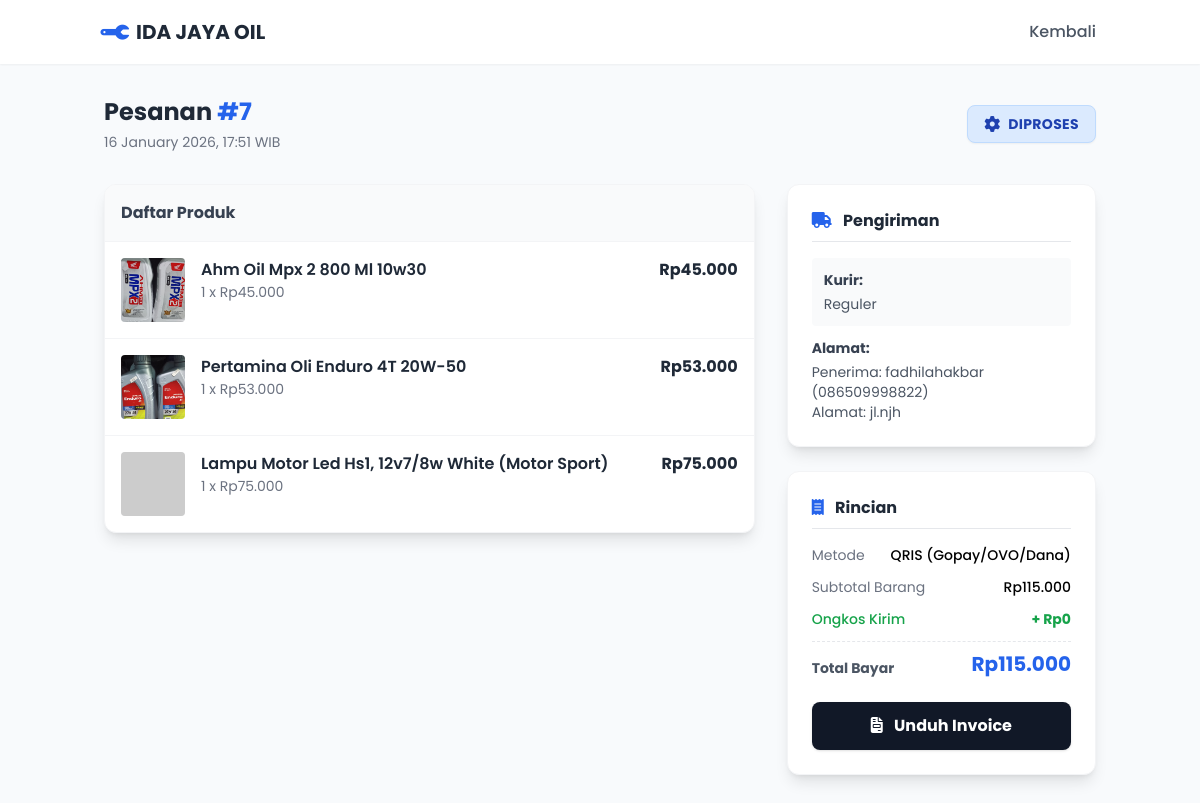
/detail_pesanan_user.php?id=7 (signed in), run on the app's committed database.
### tables this page shows
CREATE TABLE `pesanan` (
  `id_pesanan` int(11) NOT NULL,
  `id_user` int(11) NOT NULL,
  `tanggal_pesanan` datetime DEFAULT current_timestamp(),
  `total_harga` decimal(15,2) NOT NULL,
  `ongkos_kirim` decimal(15,2) DEFAULT NULL,
  `alamat_pengiriman` text NOT NULL,
  `jasa_pengiriman` varchar(50) DEFAULT NULL,
  `catatan` text DEFAULT NULL,
  `metode_pembayaran` varchar(50) NOT NULL,
  `status_pesanan` varchar(50) DEFAULT 'Menunggu Pembayaran',
  `bukti_pembayaran` varchar(255) DEFAULT NULL
);

CREATE TABLE `detail_pesanan` (
  `id` int(11) NOT NULL,
  `id_pesanan` int(11) NOT NULL,
  `id_produk` int(11) NOT NULL,
  `harga_satuan` decimal(15,2) NOT NULL,
  `kuantitas` int(11) NOT NULL,
  `subtotal` decimal(15,2) NOT NULL
);

CREATE TABLE `produk` (
  `id` int(11) NOT NULL,
  `nama` varchar(200) NOT NULL,
  `kategori` varchar(50) DEFAULT NULL,
  `deskripsi` text DEFAULT NULL,
  `harga` decimal(10,2) NOT NULL,
  `stok` int(11) NOT NULL DEFAULT 0,
  `gambar` varchar(255) DEFAULT 'default.jpg',
  `created_at` timestamp NOT NULL DEFAULT current_timestamp()
);

### detail_pesanan_user.php (the view, shortened to what this page needs)
<?php
include 'db/koneksi.php';
$id_user = isset($_SESSION['user']['id']) ? $_SESSION['user']['id'] : $_SESSION['user_id'];
$id_pesanan = (int)$_GET['id'];
$stmt = $conn->prepare("SELECT * FROM pesanan WHERE id_pesanan = ? AND id_user = ?");
$stmt->bind_param("ii", $id_pesanan, $id_user);
$stmt->execute();
$result = $stmt->get_result();
$pesanan = $result->fetch_assoc();
$stmt_detail = $conn->prepare("
    SELECT dp.*, p.nama AS nama_produk, p.gambar, p.harga AS harga_produk
    FROM detail_pesanan dp
    JOIN produk p ON dp.id_produk = p.id
    WHERE dp.id_pesanan = ?
");
$stmt_detail->bind_param("i", $id_pesanan);
$stmt_detail->execute();
$items_pesanan = $stmt_detail->get_result();
function getStatusBadge($status) {
    $status = strtolower($status);
    switch ($status) {
        case 'diproses': case 'dikemas': return 'bg-blue-100 text-blue-800 border-blue-200';
    }
}
function getStatusIcon($status) {
    $status = strtolower($status);
    if (strpos($status, 'proses') !== false) return 'fa-cog fa-spin';
    return 'fa-info-circle';
}
?>
<!DOCTYPE html>
<html lang="id">
<head>
    <script src="https://cdn.tailwindcss.com"></script>
    <link rel="stylesheet" href="https://cdnjs.cloudflare.com/ajax/libs/font-awesome/6.1.1/css/all.min.css">
</head>
<body class="flex flex-col min-h-screen">
    <nav class="bg-white shadow-sm py-4">
        <div class="container mx-auto px-4">
            <div class="flex justify-between items-center">
                <div class="flex items-center gap-2">
                    <i class="fas fa-wrench text-blue-600 text-2xl transform rotate-45"></i>
                    <span class="text-xl font-bold text-gray-800">IDA JAYA OIL</span>
                </div>
                <a href="pesanan_saya.php" class="text-gray-600 hover:text-blue-600 font-medium">Kembali</a>
            </div>
        </div>
    </nav>
    <main class="flex-grow container mx-auto px-4 py-8">
        <div class="flex flex-col md:flex-row justify-between items-start md:items-center mb-8 gap-4">
            <div>
                <h1 class="text-2xl font-bold text-gray-800">Pesanan <span class="text-blue-600">#<?= $pesanan['id_pesanan'] ?></span></h1>
                <p class="text-sm text-gray-500 mt-1"><?= date('d F Y, H:i', strtotime($pesanan['tanggal_pesanan'])) ?> WIB</p>
            </div>
            <div class="px-4 py-2 rounded-lg border <?= getStatusBadge($pesanan['status_pesanan']) ?> flex items-center gap-2 shadow-sm">
                <i class="fas <?= getStatusIcon($pesanan['status_pesanan']) ?>"></i>
                <span class="font-bold uppercase tracking-wide text-sm"><?= htmlspecialchars($pesanan['status_pesanan']) ?></span>
            </div>
        </div>
        <div class="grid grid-cols-1 lg:grid-cols-3 gap-8">
            <div class="lg:col-span-2 space-y-6">
                <div class="bg-white rounded-xl shadow-lg border border-gray-100 overflow-hidden">
                    <div class="p-4 border-b border-gray-100 bg-gray-50 flex justify-between items-center">
                        <h2 class="font-bold text-gray-700">Daftar Produk</h2>
                    </div>
                    <div class="divide-y divide-gray-100">
                        <?php
                        $items_pesanan->data_seek(0);
                        while($item = $items_pesanan->fetch_assoc()):
                            $harga_satuan = $item['harga_satuan'] ?? $item['harga_produk'] ?? 0;
                        ?>
                        <div class="p-4 flex gap-4">
                            <div class="w-16 h-16 bg-gray-100 rounded overflow-hidden flex-shrink-0">
                                <img src="admin/uploads/<?= htmlspecialchars($item['gambar']) ?>" class="w-full h-full object-cover" onerror="this.src='https://placehold.co/100'">
                            </div>
                            <div class="flex-grow">
                                <h3 class="font-semibold text-gray-800"><?= htmlspecialchars($item['nama_produk']) ?></h3>
                                <p class="text-sm text-gray-500"><?= $item['kuantitas'] ?> x Rp<?= number_format($harga_satuan, 0, ',', '.') ?></p>
                            </div>
                            <div class="text-right font-bold text-gray-800">Rp<?= number_format($item['subtotal'], 0, ',', '.') ?></div>
                        </div>
                        <?php endwhile; ?>
                    </div>
                </div>
            </div>
            <div class="lg:col-span-1 space-y-6">
                <div class="bg-white rounded-xl shadow-lg border border-gray-100 p-6">
                    <h3 class="font-bold text-gray-800 mb-4 pb-2 border-b"><i class="fas fa-truck text-blue-600 mr-2"></i> Pengiriman</h3>
                    <div class="text-sm text-gray-600 space-y-3">
                        <div class="bg-gray-50 p-3 rounded">
                            <span class="font-bold block text-gray-700 mb-1">Kurir:</span>
                            <?= !empty($pesanan['jasa_pengiriman']) ? htmlspecialchars($pesanan['jasa_pengiriman']) : 'Reguler' ?>
                        </div>
                        <div>
                            <span class="font-bold block text-gray-700 mb-1">Alamat:</span>
                            <?= nl2br(htmlspecialchars($pesanan['alamat_pengiriman'])); ?>
                        </div>
                    </div>
                </div>
                <div class="bg-white rounded-xl shadow-lg border border-gray-100 p-6">
                    <h3 class="font-bold text-gray-800 mb-4 pb-2 border-b"><i class="fas fa-receipt text-blue-600 mr-2"></i> Rincian</h3>
                    <div class="space-y-3 mb-6 text-sm">
                        <div class="flex justify-between">
                            <span class="text-gray-500">Metode</span>
                            <span class="font-medium"><?= htmlspecialchars($pesanan['metode_pembayaran']) ?></span>
                        </div>
                        <?php
                            $ongkir = $pesanan['ongkos_kirim'] ?? 0;
                            $subtotal = $pesanan['total_harga'] - $ongkir;
                        ?>
                        <div class="flex justify-between">
                            <span class="text-gray-500">Subtotal Barang</span>
                            <span class="font-medium">Rp<?= number_format($subtotal, 0, ',', '.') ?></span>
                        </div>
                        <div class="flex justify-between text-green-600">
                            <span class="font-medium">Ongkos Kirim</span>
                            <span class="font-bold">+ Rp<?= number_format($ongkir, 0, ',', '.') ?></span>
                        </div>
                        <div class="flex justify-between items-end pt-2 border-t border-dashed border-gray-200">
                            <span class="text-gray-600 font-bold">Total Bayar</span>
                            <span class="text-xl font-bold text-blue-600">Rp<?= number_format($pesanan['total_harga'], 0, ',', '.') ?></span>
                        </div>
                    </div>
                    <a href="invoice.php?id=<?= $pesanan['id_pesanan'] ?>" target="_blank" class="block w-full bg-gray-900 text-white text-center py-3 rounded-lg font-bold shadow hover:bg-gray-700 transition">
                        <i class="fas fa-file-invoice mr-2"></i> Unduh Invoice
                    </a>
                </div>
            </div>
        </div>
    </main>
</body>
</html>

### detail_pesanan_user.php (style rules this page uses)
body { font-family: 'Poppins', sans-serif; background-color: #f8fafc; }

### data on the page
pesanan: id_pesanan "7", tanggal_pesanan "16 January 2026, 17:51", status_pesanan "DIPROSES", alamat_pengiriman "Penerima: fadhilahakbar (086509998822) Alamat: jl.njh", metode_pembayaran "QRIS (Gopay/OVO/Dana)", subtotal "115.000", ongkos_kirim "0", total_harga "115.000"
detail_pesanan: id_produk.gambar (picture), id_produk.nama "Ahm Oil Mpx 2 800 Ml 10w30", kuantitas "1", harga_satuan "45.000", subtotal "45.000"
detail_pesanan: id_produk.gambar (picture), id_produk.nama "Pertamina Oli Enduro 4T 20W-50", kuantitas "1", harga_satuan "53.000", subtotal "53.000"
detail_pesanan: id_produk.nama "Lampu Motor Led Hs1, 12v7/8w White (Motor Sport)", kuantitas "1", harga_satuan "75.000", subtotal "75.000"
